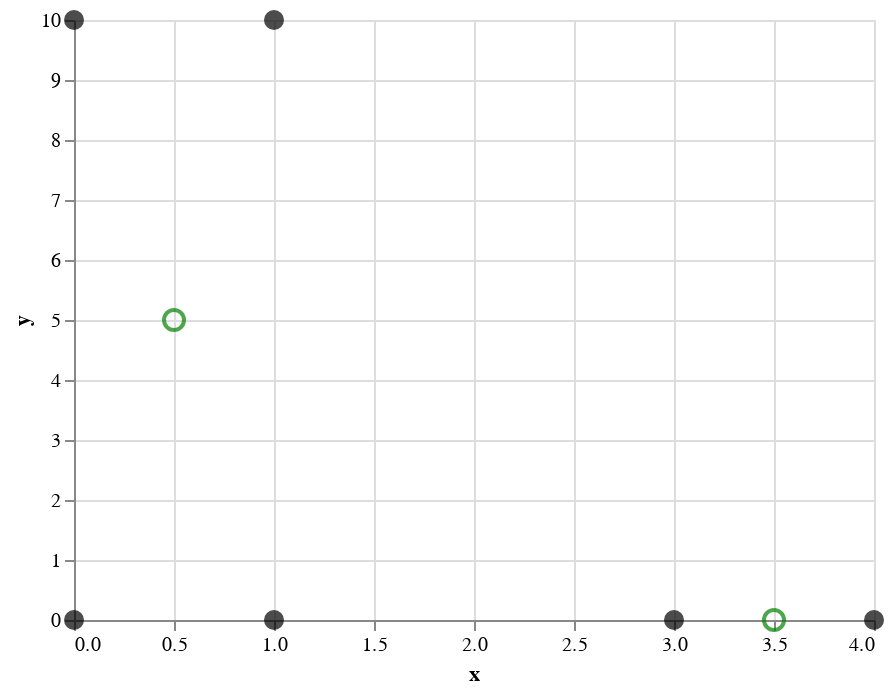

Notebook cell for this chart:
### Markdown cell above
Let us now compute the centroid of each cluster. This can be accomplished by taking the component-wise average of each point in a given cluster. 

We see that Cluster 1 has average $(3.5,0)$ and Cluster 2 has average $(0.5, 5)$. These two points become our new centers.

### Code cell
round1 = pd.DataFrame({"x":[3.5,0.5],"y":[0,5]})
average1 = alt.Chart(round1).mark_point(size = 100, color = "green").encode(
    x = "x",
    y = "y"
)

datapoints+average1

### Figure 1 — Vega-Lite specification as saved in the notebook (floating-point values rounded to 4 significant figures)
{"config": {"view": {"continuousWidth": 400, "continuousHeight": 300}}, "layer": [{"data": {"name": "data-94131af95bdb0397aa4e973f5f50880e"}, "mark": {"type": "circle", "color": "black", "size": 100}, "encoding": {"x": {"field": "x", "type": "quantitative"}, "y": {"field": "y", "type": "quantitative"}}}, {"data": {"name": "data-1aad7ad9f5ded75a32aa52cba1158594"}, "mark": {"type": "point", "color": "green", "size": 100}, "encoding": {"x": {"field": "x", "type": "quantitative"}, "y": {"field": "y", "type": "quantitative"}}}], "$schema": "https://vega.github.io/schema/vega-lite/v4.17.0.json", "datasets": {"data-94131af95bdb0397aa4e973f5f50880e": [{"x": 0, "y": 0}, {"x": 0, "y": 10}, {"x": 1, "y": 0}, {"x": 1, "y": 10}, {"x": 3, "y": 0}, {"x": 4, "y": 0}], "data-1aad7ad9f5ded75a32aa52cba1158594": [{"x": 3.5, "y": 0}, {"x": 0.5, "y": 5}]}}
